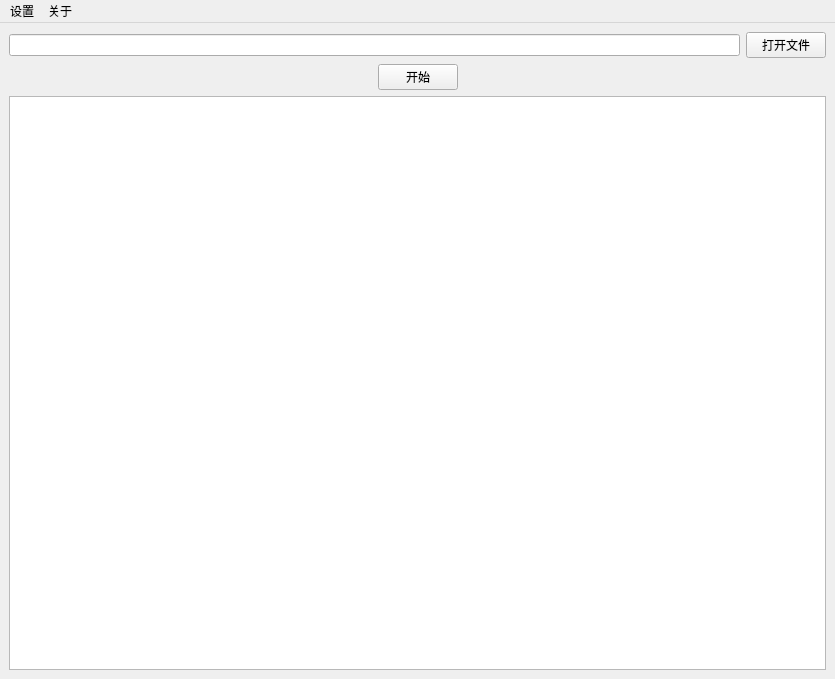
<?xml version="1.0" encoding="UTF-8"?>
<ui version="4.0">
 <class>MainWindow</class>
 <widget class="QMainWindow" name="MainWindow">
  <property name="geometry">
   <rect>
    <x>0</x>
    <y>0</y>
    <width>835</width>
    <height>679</height>
   </rect>
  </property>
  <property name="windowTitle">
   <string>MainWindow</string>
  </property>
  <widget class="QWidget" name="centralwidget">
   <layout class="QVBoxLayout" name="verticalLayout">
    <item>
     <layout class="QHBoxLayout" name="horizontalLayout_2">
      <item>
       <widget class="QLineEdit" name="lineEdit"/>
      </item>
      <item>
       <widget class="QPushButton" name="openFileButton">
        <property name="text">
         <string>打开文件</string>
        </property>
       </widget>
      </item>
     </layout>
    </item>
    <item>
     <layout class="QHBoxLayout" name="horizontalLayout">
      <item>
       <spacer name="horizontalSpacer">
        <property name="orientation">
         <enum>Qt::Horizontal</enum>
        </property>
        <property name="sizeHint" stdset="0">
         <size>
          <width>40</width>
          <height>20</height>
         </size>
        </property>
       </spacer>
      </item>
      <item>
       <widget class="QPushButton" name="startButton">
        <property name="text">
         <string>开始</string>
        </property>
       </widget>
      </item>
      <item>
       <spacer name="horizontalSpacer_2">
        <property name="orientation">
         <enum>Qt::Horizontal</enum>
        </property>
        <property name="sizeHint" stdset="0">
         <size>
          <width>40</width>
          <height>20</height>
         </size>
        </property>
       </spacer>
      </item>
     </layout>
    </item>
    <item>
     <widget class="QTextBrowser" name="textBrowser"/>
    </item>
   </layout>
  </widget>
  <widget class="QMenuBar" name="menubar">
   <property name="geometry">
    <rect>
     <x>0</x>
     <y>0</y>
     <width>835</width>
     <height>26</height>
    </rect>
   </property>
   <widget class="QMenu" name="setting">
    <property name="title">
     <string>设置</string>
    </property>
    <addaction name="actionconfiguration"/>
   </widget>
   <widget class="QMenu" name="about">
    <property name="title">
     <string>关于</string>
    </property>
    <addaction name="actionversion"/>
   </widget>
   <addaction name="setting"/>
   <addaction name="about"/>
  </widget>
  <action name="actionversion">
   <property name="text">
    <string>version</string>
   </property>
  </action>
  <action name="actionconfiguration">
   <property name="text">
    <string>configuration</string>
   </property>
  </action>
 </widget>
 <tabstops>
  <tabstop>openFileButton</tabstop>
  <tabstop>lineEdit</tabstop>
 </tabstops>
 <resources/>
 <connections/>
</ui>
